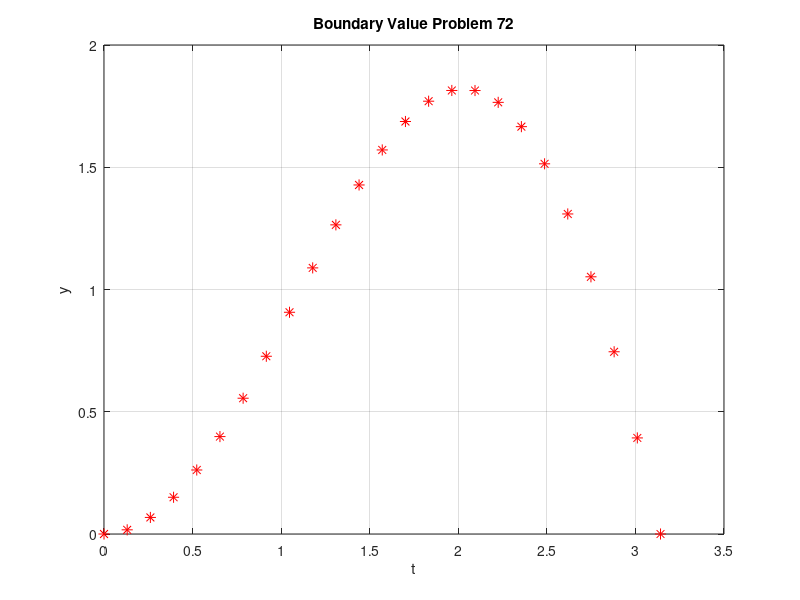

MATLAB code for this plot: (Note: this script raises an error after producing the figure.)
% y'' = -y + 2 * cos(t); y(0) = 0; y(π) = 0;
yexact = @(t) t .* sin(t);
t = linspace(0, pi, 25);
plot(t, yexact(t), '*r', 'MarkerSize', 8);
xlabel('t')
ylabel('y')
title('Boundary Value Problem 72')
grid on
hold on;

% let y' = w; w' = -y + 2 * cos(t)

f1 = @(t, y, w) w;
f2 = @(t, y, w) -y + 2 * cos(t);
t0 = 0;
tf = pi;
h = 0.125 / 8;
y0 = 0;
m0 = -0.5; % Just an educated guess..
m1 = 0.5; % another guess..
yend = 0;


addpath('..');

[t1, y1, w1] = sys2odesRK2(f1, f2, t0, tf, y0, m0, h);
[t2, y2, w2] = sys2odesRK2(f1, f2, t0, tf, y0, m1, h);

err0 = y1(end) - yend;
err1 = y2(end) - yend;

while abs(err1) > 1e-4
    m = m1 - err1 * (m1 - m0) / (err1 - err0);
    m0 = m1;
    err0 = err1;
    m1 = m;
    
    [t2, y2, w] = sys2odesRK2(f1, f2, t0, tf, y0, m1, h);
    err1 = y2(end) - yend;
    if abs(err1) < 1e-4
        break;
    end 
end

plot(t2, y2, 'k', 'LineWidth', 1.5);
xlabel('t');
ylabel('y');
title('Boundary Value Problem 72');
grid on;
hold on;
%legend('Analytical Solution', 'Numerical Solution', 'Location', 'best');

solinit = bvpinit(t2, @guess);
% get the solution using bvp4c
sol = bvp4c(@f, @bcn, solinit);

plot(sol.x, sol.y(1, :), 'b', 'LineWidth', 1.5);
legend('Analytical Solution', 'Numerical Solution','Matlab Solution', 'Location', 'best');

function dydt = f(x, yw)
    dydt = [yw(2); -yw(1) + 2 * cos(x)];
end 

function out = bcn(ya, yb)
    out = [ya(1); yb(1)];
end

function out = guess(t)
    out = [t .* sin(t); sin(t) + cos(t)];
end
% comment : This boundary value problem does not have 
% an unique solution!
